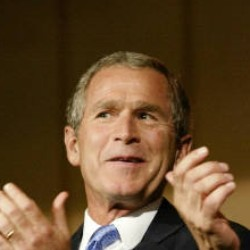
%> input picture Pics/lfw/George_W_Bush/George_W_Bush_0007.jpg, 250 x 250 px; its folder holds 4 pictures in this run
$ octave runAll.m   (GNU Octave 9; MATLAB toolbox functions it lacks are replaced by stand-ins)
%> lines starting %> are read from the running program, lines starting %| are printed output that depends on the picture
### src/hw7/LoadData.m
function [ images, w, h ] = LoadData( dirName, pw, ph )
%> called with pw = 0.33, ph = 0.5
%LOADDATA [ images, labels, w, h ] = LoadData( dirName )
%   Detailed explanation goes here
fileList = dir(dirName);
numberOfImages = length(fileList)-3
temp = imread(strcat(dirName,fileList(4).name));
%> temp is the input picture: size 250x250x3 uint8; mean R, G, B 100.7, 74.7, 45.6
images = [];
h = zeros(numberOfImages,1);
w = zeros(numberOfImages,1);

for fileIndex = 1:numberOfImages
    fileName = strcat(dirName,fileList(fileIndex+3).name);
    image = GrabCenterPixels(fileName,pw,ph);%double(imread( fileName ));
%> in GrabCenterPixels, `cim = image(hMin:hMax,wMin:wMax);`:
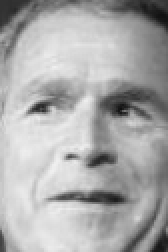
%> cim: size 126x84 double (shown 2 times larger); min 15, max 240, mean 170.3
    image(:) = (image(:) - mean(image(:)))/std(image(:));
%> image: size 126x84 double
    if (isempty(images))
        images = zeros(size(image,1)*size(image,2),numberOfImages);
    end
    images(:,fileIndex) = image(:);
    h(fileIndex) = size(image,1);
    w(fileIndex) = size(image,2);
end
%> pass 2 of the loop in LoadData, `for fileIndex = 1:numberOfImages`:
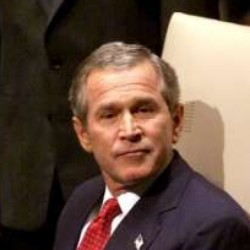
%> input picture Pics/lfw/George_W_Bush/George_W_Bush_0008.jpg, 250 x 250 px
%> in GrabCenterPixels (call 2), `cim = image(hMin:hMax,wMin:wMax);`:
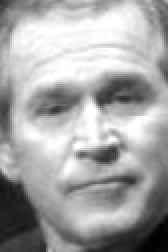
%> cim: size 126x84 double (shown 2 times larger); min 0, max 255, mean 165
%> pass 3 of the loop in LoadData, `for fileIndex = 1:numberOfImages`:
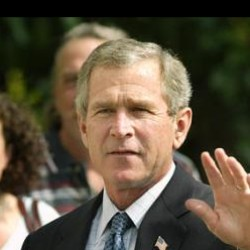
%> input picture Pics/lfw/George_W_Bush/George_W_Bush_0009.jpg, 250 x 250 px
%> in GrabCenterPixels (call 3), `cim = image(hMin:hMax,wMin:wMax);`:
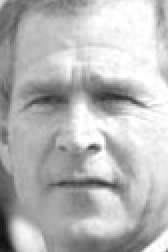
%> cim: size 126x84 double (shown 2 times larger); min 14, max 255, mean 183.5

end

### src/hw7/GrabCenterPixels.m
function cim = GrabCenterPixels( im_fname, pw, ph )
%GRABCENTERPIXELS Summary of this function goes here
%   Detailed explanation goes here
image = double(imread(im_fname));
if( pw == 1 && ph == 1)
    cim = image;
else
    %image = rgb2gray(double(image));
    [H W D] = size(image);
    hMin = floor(H/2-H*ph/2);
    hMax = floor(H/2+H*ph/2);
    wMin = floor(W/2-W*pw/2);
    wMax = floor(W/2+W*pw/2);
    cim = image(hMin:hMax,wMin:wMax);
end
end

### src/hw7/ComputePCABasis.m
function [ mu, W, D ] = ComputePCABasis( X )
%COMPUTEPCABASIS Summary of this function goes here
%   Detailed explanation goes here
mu = mean(X,2);
Xc = X - repmat(mu,1,size(X,2));
C = [];

if( size(X,1) > size(X,2) )
    C = 1/size(X,2) * (Xc')*Xc;
else
    C = 1/size(X,2) * Xc * (Xc');
end

[W,D] = eig(C);
D = diag(D);
if( size(X,1) > size(X,2) )
    W = Xc*W;
end

end

### src/hw7/showEigenfaces.m
function showEigenfaces( W,w,h )
%SHOWEIGENFACES Summary of this function goes here
%   Detailed explanation goes here
a = {};
numberOfImages = size(W,2);
for i=1:10;
    a{i} = reshape(W(:,i),[h(1),w(1)]);
end
montage(a,'Size',[2 5]);

end

### src/hw7/runAll.m
%%
addpath('/Users/lassolass/Developer/Image Based Recognition/utils/')
dirName = '/Users/lassolass/Developer/Image Based Recognition/Pics/lfw/George_W_Bush/';
pw = 0.33;
ph = 0.5;
[images, w, h] = LoadData( dirName, pw, ph );
%> w = [84; 84; 84]; h = [126; 126; 126]
[ mu, W, D ] = ComputePCABasis( images );
%> in ComputePCABasis, `C = 1/size(X,2) * (Xc')*Xc;`: C = [2305.1 -714 -1591.1; -714 1152.5 -438.4; -1591.1 -438.4 2029.6]
%> in ComputePCABasis, `[W,D] = eig(C);`: W = [-0.749 0.577 0.324; 0.0941 0.577 -0.811; 0.655 0.577 0.487]; D = [3786.2 0 0; 0 2.5e-12 0; 0 0 1701]
%> in ComputePCABasis, `D = diag(D);`: D = [3786.2; 2.5e-12; 1701]
%> D = [3786.2; 2.5e-12; 1701]
W = -W;
D
%> D = [3786.2; 2.5e-12; 1701]
showEigenfaces( W,w,h );
%> the run ends on the next line
